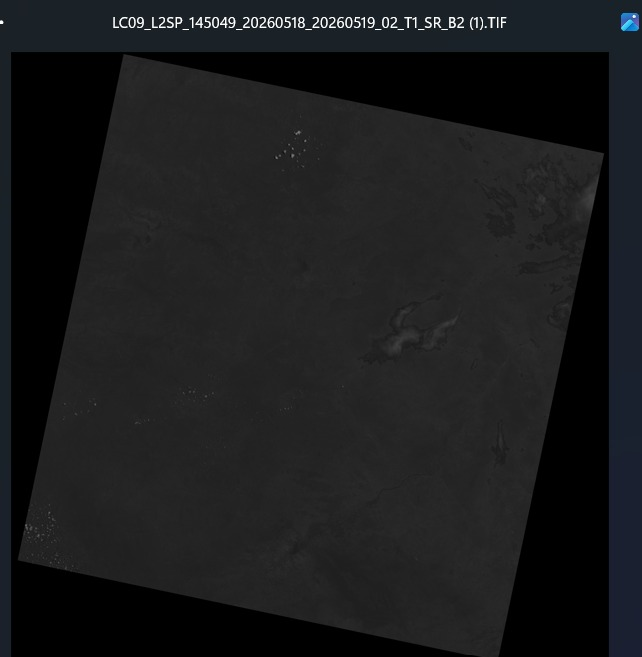
#> input picture data/raw/test.jpg, 642 x 657 px, found by its file name
$ python preprocess.py
#> lines starting #> are read from the running program, lines starting #| are printed output that depends on the picture
import cv2
import matplotlib.pyplot as plt

path = "data/raw/test.jpg"

img = cv2.imread(path)
#> img is the input picture: shape (657, 642, 3); mean B, G, R 28.6, 27.4, 26.4

if img is None:
    raise FileNotFoundError(f"Image not found at {path}")

print("Original:", img.shape)
#| Original: (657, 642, 3)

resized = cv2.resize(img, (256, 256))

print("Resized:", resized.shape)
#| Resized: (256, 256, 3)

plt.figure(figsize=(8, 4))

plt.subplot(1, 2, 1)
plt.imshow(cv2.cvtColor(img, cv2.COLOR_BGR2RGB))
plt.title("Original")
plt.axis("off")

plt.subplot(1, 2, 2)
plt.imshow(cv2.cvtColor(resized, cv2.COLOR_BGR2RGB))
plt.title("Resized")
plt.axis("off")

plt.show()
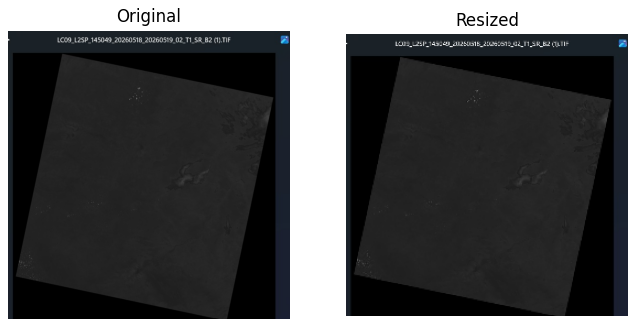
#> figure drawn by matplotlib, 2 panels
